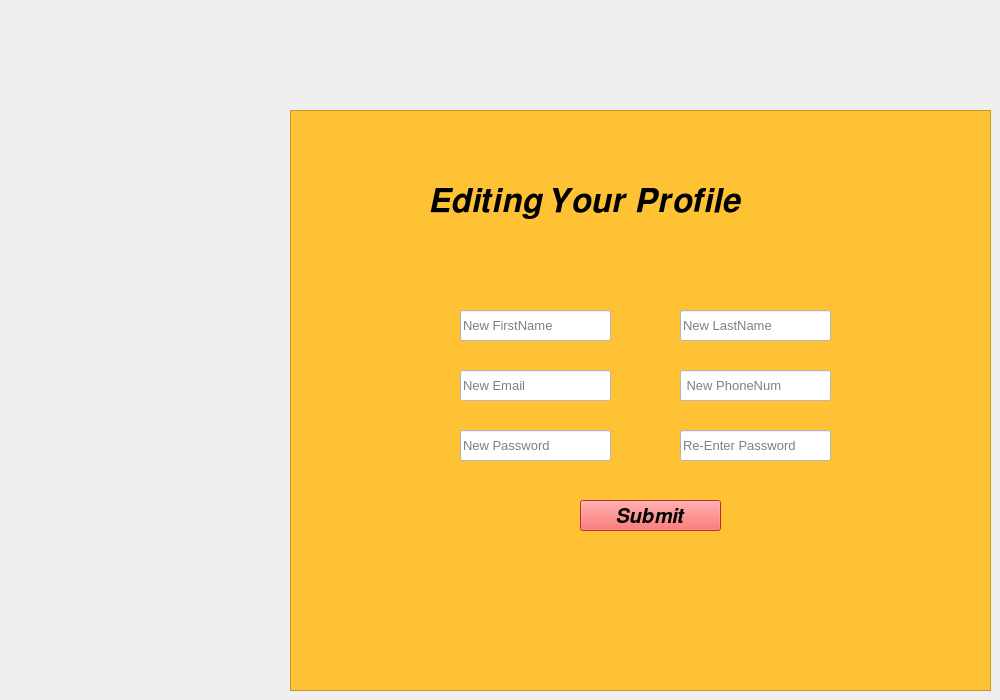
    <widget class="QWidget" name="editprofiletab">
     <attribute name="title">
      <string>Edit Profile</string>
     </attribute>
     <widget class="QFrame" name="frame_8">
      <property name="geometry">
       <rect>
        <x>290</x>
        <y>110</y>
        <width>701</width>
        <height>581</height>
       </rect>
      </property>
      <property name="styleSheet">
       <string notr="true">background-color: rgb(255, 194, 53)</string>
      </property>
      <property name="frameShape">
       <enum>QFrame::StyledPanel</enum>
      </property>
      <property name="frameShadow">
       <enum>QFrame::Raised</enum>
      </property>
      <widget class="QLineEdit" name="lineEdit_22">
       <property name="geometry">
        <rect>
         <x>170</x>
         <y>200</y>
         <width>151</width>
         <height>31</height>
        </rect>
       </property>
       <property name="styleSheet">
        <string notr="true">background-color: rgb(255, 255, 255); font-size: 10pt</string>
       </property>
       <property name="text">
        <string/>
       </property>
       <property name="placeholderText">
        <string>New FirstName</string>
       </property>
      </widget>
      <widget class="QLineEdit" name="lineEdit_23">
       <property name="geometry">
        <rect>
         <x>390</x>
         <y>200</y>
         <width>151</width>
         <height>31</height>
        </rect>
       </property>
       <property name="styleSheet">
        <string notr="true">background-color: rgb(255, 255, 255); font-size: 10pt</string>
       </property>
       <property name="placeholderText">
        <string>New LastName</string>
       </property>
      </widget>
      <widget class="QLineEdit" name="lineEdit_24">
       <property name="geometry">
        <rect>
         <x>390</x>
         <y>260</y>
         <width>151</width>
         <height>31</height>
        </rect>
       </property>
       <property name="styleSheet">
        <string notr="true">background-color: rgb(255, 255, 255); font-size: 10pt</string>
       </property>
       <property name="placeholderText">
        <string> New PhoneNum</string>
       </property>
      </widget>
      <widget class="QLineEdit" name="lineEdit_25">
       <property name="geometry">
        <rect>
         <x>390</x>
         <y>320</y>
         <width>151</width>
         <height>31</height>
        </rect>
       </property>
       <property name="styleSheet">
        <string notr="true">background-color: rgb(255, 255, 255); font-size: 10pt</string>
       </property>
       <property name="placeholderText">
        <string>Re-Enter Password</string>
       </property>
      </widget>
      <widget class="QLineEdit" name="lineEdit_28">
       <property name="geometry">
        <rect>
         <x>170</x>
         <y>320</y>
         <width>151</width>
         <height>31</height>
        </rect>
       </property>
       <property name="styleSheet">
        <string notr="true">background-color: rgb(255, 255, 255); font-size: 10pt</string>
       </property>
       <property name="placeholderText">
        <string>New Password</string>
       </property>
      </widget>
      <widget class="QLineEdit" name="lineEdit_29">
       <property name="geometry">
        <rect>
         <x>170</x>
         <y>260</y>
         <width>151</width>
         <height>31</height>
        </rect>
       </property>
       <property name="styleSheet">
        <string notr="true">background-color: rgb(255, 255, 255); font-size: 10pt</string>
       </property>
       <property name="placeholderText">
        <string>New Email</string>
       </property>
      </widget>
      <widget class="QPushButton" name="pushButton_8">
       <property name="geometry">
        <rect>
         <x>290</x>
         <y>390</y>
         <width>141</width>
         <height>31</height>
        </rect>
       </property>
       <property name="styleSheet">
        <string notr="true">background-color: rgb(255, 66, 66); font-size: 15pt</string>
       </property>
       <property name="text">
        <string>𝑺𝒖𝒃𝒎𝒊𝒕</string>
       </property>
      </widget>
      <widget class="QLabel" name="label_32">
       <property name="geometry">
        <rect>
         <x>140</x>
         <y>60</y>
         <width>441</width>
         <height>61</height>
        </rect>
       </property>
       <property name="styleSheet">
        <string notr="true">font-size: 25pt</string>
       </property>
       <property name="text">
        <string>𝑬𝒅𝒊𝒕𝒊𝒏𝒈 𝒀𝒐𝒖𝒓 𝑷𝒓𝒐𝒇𝒊𝒍𝒆</string>
       </property>
      </widget>
     </widget>
    </widget>
